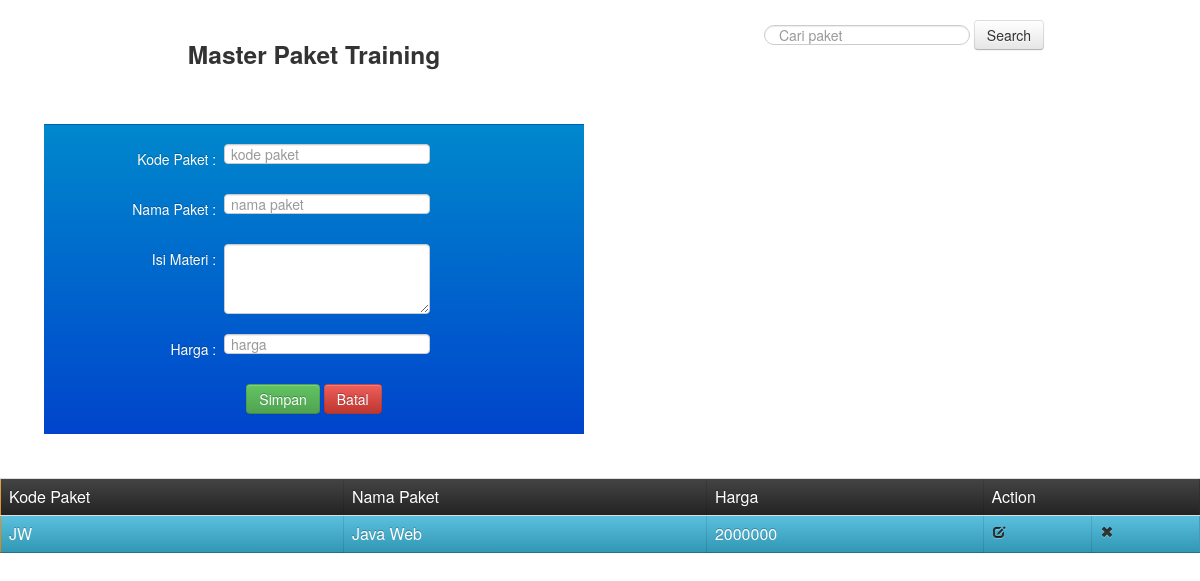
The app's page /administrator/masterPaket.php with its own data.
### tables this page shows
CREATE TABLE `m_paket` (
  `kode_paket` varchar(12) NOT NULL,
  `nama_paket` varchar(20) NOT NULL,
  `isi_materi` text NOT NULL,
  `harga` double NOT NULL,
  PRIMARY KEY (`kode_paket`)
);

### administrator/masterPaket.php (the view, shortened to what this page needs)
<html lang="en">
    <head>
        <link href="twitter-bootstrap-v2/docs/assets/css/bootstrap.css" rel="stylesheet">
    </head>
    <body>
        <div class="span7 well-large">
            <h3 align="center">Master Paket Training</h3><br>
            <form method="post" action="administrator/simpan.php?link=simpanPaket" class="form_paket btn-primary form-horizontal form-actions">
                <div class="control-group">
                    <label class="control-label" for="kodePaket">Kode Paket : &nbsp;</label>
                    <input type="text" placeholder="kode paket"
                           name="kodePaket">
                </div>
                <div class="control-group">
                    <label class="control-label" for="namaPaket">Nama Paket : &nbsp;</label>
                    <input type="text" placeholder="nama paket"
                           name="namaPaket">
                </div>
                <div class="control-group">
                    <label class="control-label" for="isiMateri">Isi Materi : &nbsp;</label>
                    <textarea rows="3"
                              name="isiMateri"></textarea>
                </div>
                <div class="control-group">
                    <label class="control-label" for="harga">Harga : &nbsp;</label>
                    <input type="text" placeholder="harga"
                           name="harga">
                </div>
                <div align="center">
                    <button type="submit" class="btn btn-success" ng-click="simpan()" ng-disabled="isClean() || formEdit.$invalid">Simpan</button>
                    <button type="button" class="btn btn-danger" onclick="window.location='index.php'">Batal</button>
                </div>
            </form>
        </div>
        <br>
        <form action="index.php?link=cari&&cari=masterPaket" method="post" class="form-search" align="center">
            <input type="text" name="cari" class="search-query" placeholder="Cari paket"> <button type="submit" class="btn">Search</button>
        </form>
        <table align="center" border="1" style="text-align: center" class="table btn-warning">
            <tr class="btn-inverse">
                <td>Kode Paket</td>
                <td>Nama Paket</td>
                <td>Harga</td>
                <td colspan="2">Action</td>
            </tr>
            <?php
            $query = mysql_query("SELECT * FROM `m_paket` order by kode_paket asc");
            while ($data = mysql_fetch_array($query)) {
                ?>
            <tr class="btn-info">
                    <td><?php echo $data['kode_paket']; ?></td>
                    <td><?php echo $data['nama_paket']; ?></td>
                    <td><?php echo $data['harga']; ?></td>
                    <td><a href="index.php?link=rubah&&edit=masterPaket&&id=<?php echo $data['kode_paket']; ?>"><i class="icon-edit"></i></a></td>
                    <td><a href="administrator/delete.php?link=del_paket&&id=<?php echo $data['kode_paket']; ?>" onClick="return confirm('Anda yakin ingin menghapus data ini?')"><i class="icon-remove"></i></a></td>
                </tr>
            <?php } ?>
        </table>
    </body>
</html>

### records on screen
m_paket: kode_paket "JW", nama_paket "Java Web", harga "2000000"
